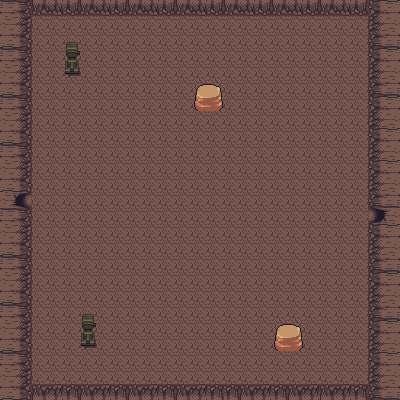

A 2D game scene composited from a Tiled map and its tileset images. What follows is a short description and the map's XML, with every tile layer's data as written:
An orthogonal 25x25 tile map with 16x16 px tiles, 2 tile layers (Ground, ObjectCollision), 23 tilesets.

<map version="1.5" tiledversion="1.5.0" orientation="orthogonal" renderorder="right-down" width="25" height="25" tilewidth="16" tileheight="16" infinite="0" nextlayerid="3" nextobjectid="1">
 <tileset firstgid="1" source="CaveTileSet.tsx" />
 <tileset firstgid="1001" source="NinjaTilesetNature.tsx" />
 <tileset firstgid="1289" source="DarkWorldAtlasTileset.tsx" />
 <tileset firstgid="1545" source="DarkWorldIndoorTileset.tsx" />
 <tileset firstgid="1609" source="DarkWorldIndoorTilesetTwo.tsx" />
 <tileset firstgid="1865" source="DarkWorldOutdoorTileSet.tsx" />
 <tileset firstgid="1929" source="DesertTileset.tsx" />
 <tileset firstgid="2139" source="FuturisticTileset.tsx" />
 <tileset firstgid="2243" source="GenericRpgTileset.tsx" />
 <tileset firstgid="3267" source="ModernCityBuildings.tsx" />
 <tileset firstgid="3447" source="ModernCityStreetsTileset.tsx" />
 <tileset firstgid="3703" source="ModernInteriorsTileset.tsx" />
 <tileset firstgid="5127" source="NinjaTilesetDungeon.tsx" />
 <tileset firstgid="5175" source="NinjaTilesetElement.tsx" />
 <tileset firstgid="5415" source="NinjaTilesetFloor.tsx" />
 <tileset firstgid="5877" source="NinjaTilesetFloorDetail.tsx" />
 <tileset firstgid="5957" source="NinjaTilesetHouse.tsx" />
 <tileset firstgid="6325" source="NinjaTilesetInterior.tsx" />
 <tileset firstgid="7205" source="NinjaTilesetInteriorFloor.tsx" />
 <tileset firstgid="7645" source="NinjaTilesetWater.tsx" />
 <tileset firstgid="7813" source="PlayerHouse.tsx" />
 <tileset firstgid="8813" source="SewerTileset.tsx" />
 <tileset firstgid="9221" source="WorldSet.tsx" />
 <layer id="1" name="Ground" width="25" height="25">
  <data encoding="csv">
1,1,1,1,1,1,1,1,1,1,1,1,1,1,1,1,1,1,1,1,1,1,1,1,1,
1,1,1,1,1,1,1,1,1,1,1,1,1,1,1,1,1,1,1,1,1,1,1,1,1,
1,1,1,1,1,1,1,1,1,1,1,1,1,1,1,1,1,1,1,1,1,1,1,1,1,
1,1,1,1,1,1,1,1,1,1,1,1,1,1,1,1,1,1,1,1,1,1,1,1,1,
1,1,1,1,1,1,1,1,1,1,1,1,1,1,1,1,1,1,1,1,1,1,1,1,1,
1,1,1,1,1,1,1,1,1,1,1,1,1,1,1,1,1,1,1,1,1,1,1,1,1,
1,1,1,1,1,1,1,1,1,1,1,1,1,1,1,1,1,1,1,1,1,1,1,1,1,
1,1,1,1,1,1,1,1,1,1,1,1,1,1,1,1,1,1,1,1,1,1,1,1,1,
1,1,1,1,1,1,1,1,1,1,1,1,1,1,1,1,1,1,1,1,1,1,1,1,1,
1,1,1,1,1,1,1,1,1,1,1,1,1,1,1,1,1,1,1,1,1,1,1,1,1,
1,1,1,1,1,1,1,1,1,1,1,1,1,1,1,1,1,1,1,1,1,1,1,1,1,
1,1,1,1,1,1,1,1,1,1,1,1,1,1,1,1,1,1,1,1,1,1,1,1,1,
1,1,1,1,1,1,1,1,1,1,1,1,1,1,1,1,1,1,1,1,1,1,1,1,1,
1,1,1,1,1,1,1,1,1,1,1,1,1,1,1,1,1,1,1,1,1,1,1,1,1,
1,1,1,1,1,1,1,1,1,1,1,1,1,1,1,1,1,1,1,1,1,1,1,1,1,
1,1,1,1,1,1,1,1,1,1,1,1,1,1,1,1,1,1,1,1,1,1,1,1,1,
1,1,1,1,1,1,1,1,1,1,1,1,1,1,1,1,1,1,1,1,1,1,1,1,1,
1,1,1,1,1,1,1,1,1,1,1,1,1,1,1,1,1,1,1,1,1,1,1,1,1,
1,1,1,1,1,1,1,1,1,1,1,1,1,1,1,1,1,1,1,1,1,1,1,1,1,
1,1,1,1,1,1,1,1,1,1,1,1,1,1,1,1,1,1,1,1,1,1,1,1,1,
1,1,1,1,1,1,1,1,1,1,1,1,1,1,1,1,1,1,1,1,1,1,1,1,1,
1,1,1,1,1,1,1,1,1,1,1,1,1,1,1,1,1,1,1,1,1,1,1,1,1,
1,1,1,1,1,1,1,1,1,1,1,1,1,1,1,1,1,1,1,1,1,1,1,1,1,
1,1,1,1,1,1,1,1,1,1,1,1,1,1,1,1,1,1,1,1,1,1,1,1,1,
1,1,1,1,1,1,1,1,1,1,1,1,1,1,1,1,1,1,1,1,1,1,1,1,1
</data>
 </layer>
 <layer id="2" name="ObjectCollision" width="25" height="25">
  <data encoding="csv">
1610612900,1610612940,202,203,204,202,203,204,202,203,204,202,203,204,202,203,204,202,203,204,202,203,204,2684354762,2684354722,
1610612899,1610612939,0,0,0,0,0,0,0,0,0,0,0,0,0,0,0,0,0,0,0,0,0,2684354763,2684354723,
1610612898,1610612938,0,0,7,0,0,0,0,0,0,0,0,0,0,0,0,0,0,0,0,0,0,2684354764,2684354724,
1610612900,1610612940,0,0,47,0,0,0,0,0,0,0,0,0,0,0,0,0,0,0,0,0,0,2684354762,2684354722,
1610612899,1610612939,0,0,87,0,0,0,0,0,0,0,0,0,0,0,0,0,0,0,0,0,0,2684354763,2684354723,
1610612898,1610612938,0,0,0,0,0,0,0,0,0,0,1197,1198,0,0,0,0,0,0,0,0,0,2684354764,2684354724,
1610612900,1610612940,0,0,0,0,0,0,0,0,0,0,1213,1214,0,0,0,0,0,0,0,0,0,2684354762,2684354722,
1610612899,1610612939,0,0,0,0,0,0,0,0,0,0,0,0,0,0,0,0,0,0,0,0,0,2684354763,2684354723,
1610612898,1610612938,0,0,0,0,0,0,0,0,0,0,0,0,0,0,0,0,0,0,0,0,0,2684354762,2684354722,
1610612900,1610612940,0,0,0,0,0,0,0,0,0,0,0,0,0,0,0,0,0,0,0,0,0,2684354763,2684354723,
1610612899,1610612939,0,0,0,0,0,0,0,0,0,0,0,0,0,0,0,0,0,0,0,0,0,2684354762,2684354722,
1610612898,1610612938,0,0,0,0,0,0,0,0,0,0,0,0,0,0,0,0,0,0,0,0,0,2684354763,2684354723,
1610612947,1610612987,0,0,0,0,0,0,0,0,0,0,0,0,0,0,0,0,0,0,0,0,0,2684354764,2684354724,
1610612900,1610612940,0,0,0,0,0,0,0,0,0,0,0,0,0,0,0,0,0,0,0,0,0,2684354811,2684354771,
1610612899,1610612939,0,0,0,0,0,0,0,0,0,0,0,0,0,0,0,0,0,0,0,0,0,2684354762,2684354722,
1610612898,1610612938,0,0,0,0,0,0,0,0,0,0,0,0,0,0,0,0,0,0,0,0,0,2684354763,2684354723,
1610612900,1610612940,0,0,0,0,0,0,0,0,0,0,0,0,0,0,0,0,0,0,0,0,0,2684354764,2684354724,
1610612899,1610612939,0,0,0,0,0,0,0,0,0,0,0,0,0,0,0,0,0,0,0,0,0,2684354762,2684354722,
1610612898,1610612938,0,0,0,0,0,0,0,0,0,0,0,0,0,0,0,0,0,0,0,0,0,2684354763,2684354723,
1610612900,1610612940,0,0,0,7,0,0,0,0,0,0,0,0,0,0,0,0,0,0,0,0,0,2684354764,2684354724,
1610612899,1610612939,0,0,0,47,0,0,0,0,0,0,0,0,0,0,0,1197,1198,0,0,0,0,2684354762,2684354722,
1610612898,1610612938,0,0,0,87,0,0,0,0,0,0,0,0,0,0,0,1213,1214,0,0,0,0,2684354763,2684354723,
1610612900,1610612940,0,0,0,0,0,0,0,0,0,0,0,0,0,0,0,0,0,0,0,0,0,2684354762,2684354722,
1610612899,1610612939,0,0,0,0,0,0,0,0,0,0,0,0,0,0,0,0,0,0,0,0,0,2684354763,2684354723,
1610612898,1610612938,1073742026,1073742027,1073742028,1073742026,1073742027,1073742028,1073742026,1073742027,1073742028,1073742026,1073742027,1073742028,1073742028,1073742026,1073742027,1073742028,1073742026,1073742027,1073742026,1073742027,1073742028,2684354764,2684354724
</data>
 </layer>
</map>
